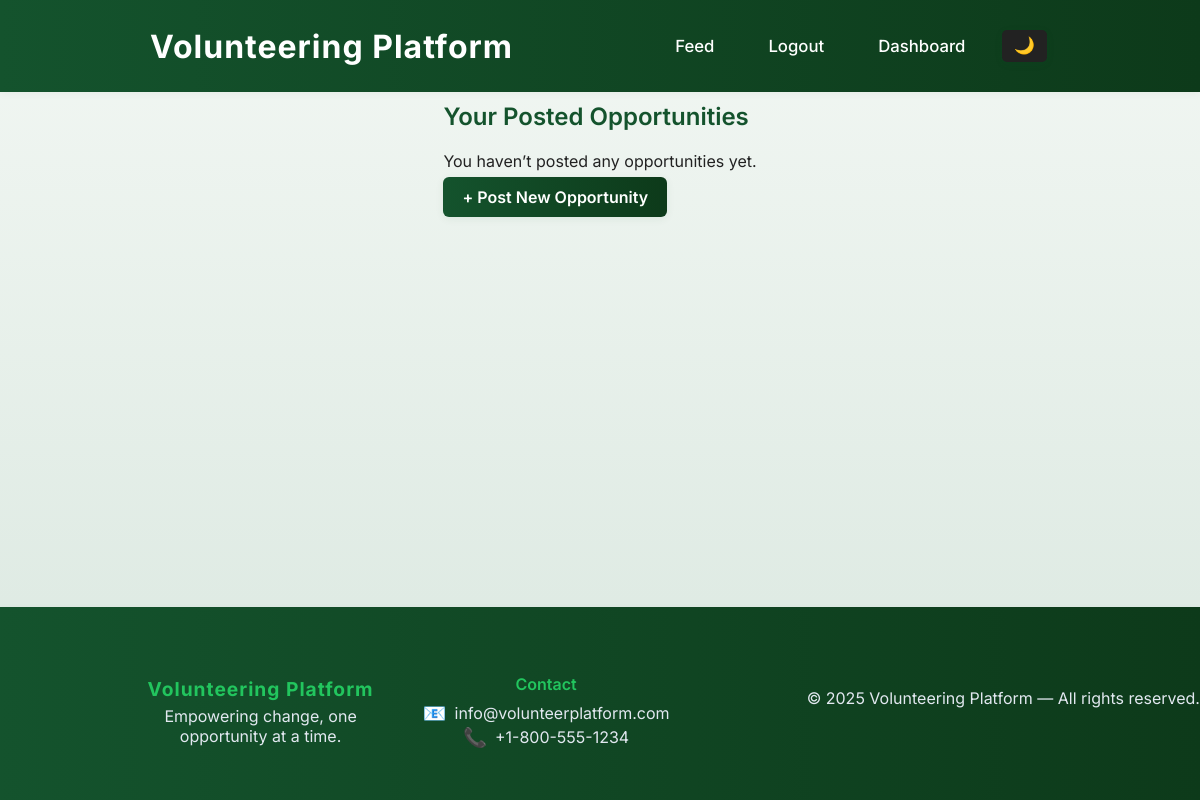
Before: /feeds/ngo/ (signed in) with the older database file.
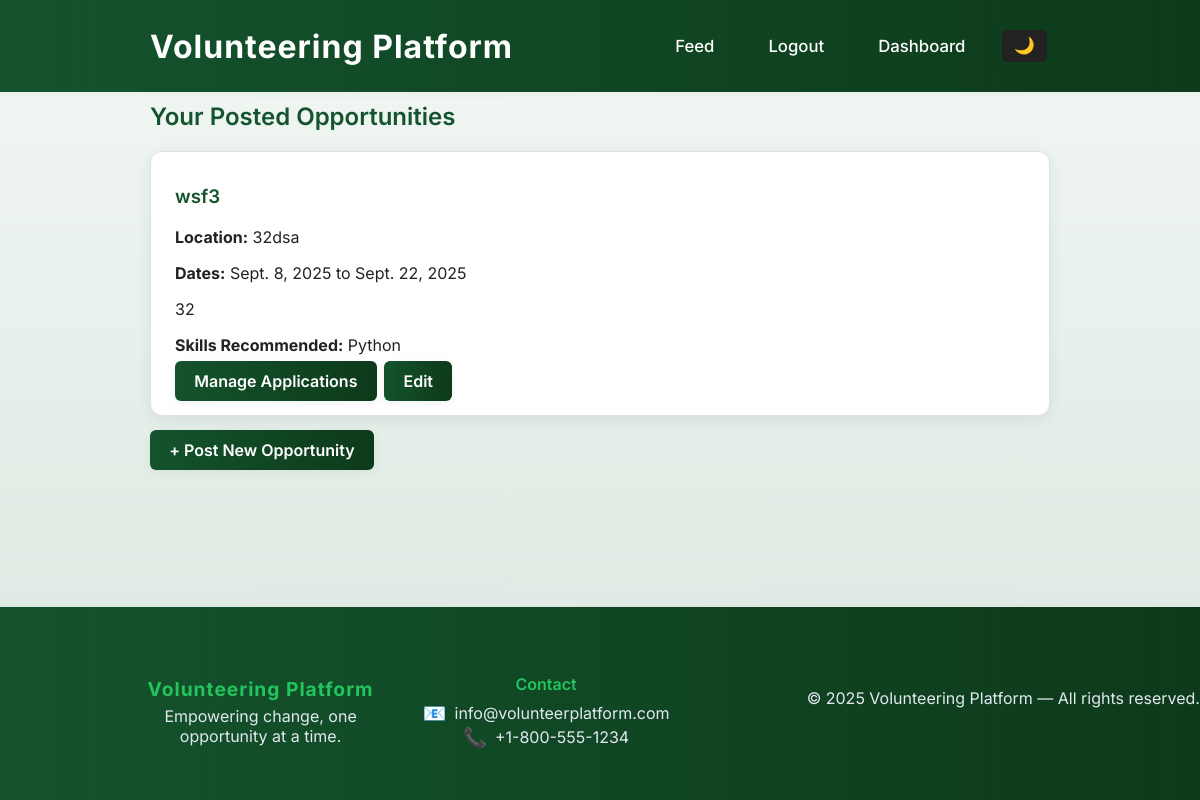
After: the same page with the newer database file.
### feeds/models.py (models this page shows, shortened)
class Opportunity(models.Model):
    ngo = models.ForeignKey(
        settings.AUTH_USER_MODEL,
        on_delete=models.CASCADE,
        limit_choices_to={"role": "ngo"},
    )
    title = models.CharField(max_length=200)
    description = models.TextField()
    location = models.CharField(max_length=255)
    start_date = models.DateField()
    end_date = models.DateField()
    skills_recommended = models.CharField(max_length=255, blank=True)
    created_at = models.DateTimeField(auto_now_add=True)

### feeds/views.py (the view)
# urls.py: path("ngo/", views.ngo_opportunities, name="ngo_opportunities"),
@login_required
def ngo_opportunities(request):
    if request.user.role != "ngo":
        return render(request, "403.html")  # optional permission error page
    opportunities = Opportunity.objects.filter(ngo=request.user, end_date__gte=timezone.now().date()).order_by("-created_at")
    return render(request, "feeds/ngo_feed.html", {"opportunities": opportunities})

### accounts/views.py (called while the page is built)
def get_notification_count(request):
    if not request.user.is_authenticated:
        return {'notification_count': 0}
    count = 0
    if hasattr(request.user, 'role'):
        if request.user.role == 'ngo':
            from feeds.models import Application
            count = Application.objects.filter(opportunity__ngo=request.user, status='pending').count()
        elif request.user.role == 'admin':
            from .models import Report
            count = Report.objects.filter(handled=False).count()
    return {'notification_count': count}

### feeds/templates/feeds/ngo_feed.html (shortened to what this page needs)
{% extends "base.html" %}
{% block content %}
<h2>Your Posted Opportunities</h2>
{% for opportunity in opportunities %}
  <div class="opportunity-card">
    <h3>{{ opportunity.title }}</h3>
    <p><strong>Location:</strong> {{ opportunity.location }}</p>
    <p><strong>Dates:</strong> {{ opportunity.start_date }} to {{ opportunity.end_date }}</p>
    <p>{{ opportunity.description }}</p>
  <p><strong>Skills Recommended:</strong> {{ opportunity.skills_recommended }}</p>
    <a class="btn" href="{% url 'manage_applications' opportunity.id %}">Manage Applications</a>
    <a class="btn" href="{% url 'edit_opportunity' opportunity.id %}">Edit</a>
  </div>
{% empty %}
  <p>You haven’t posted any opportunities yet.</p>
{% endfor %}
<a class="btn" href="{% url 'create_opportunity' %}">+ Post New Opportunity</a>
{% endblock %}

Changed rows visible on the page:
added Opportunity: title "wsf3", location "32dsa", start_date "Sept. 8, 2025", end_date "Sept. 22, 2025", description "32", skills_recommended "Python"
Other visible differences:
text no longer shown: "You haven’t posted any opportunities yet."
